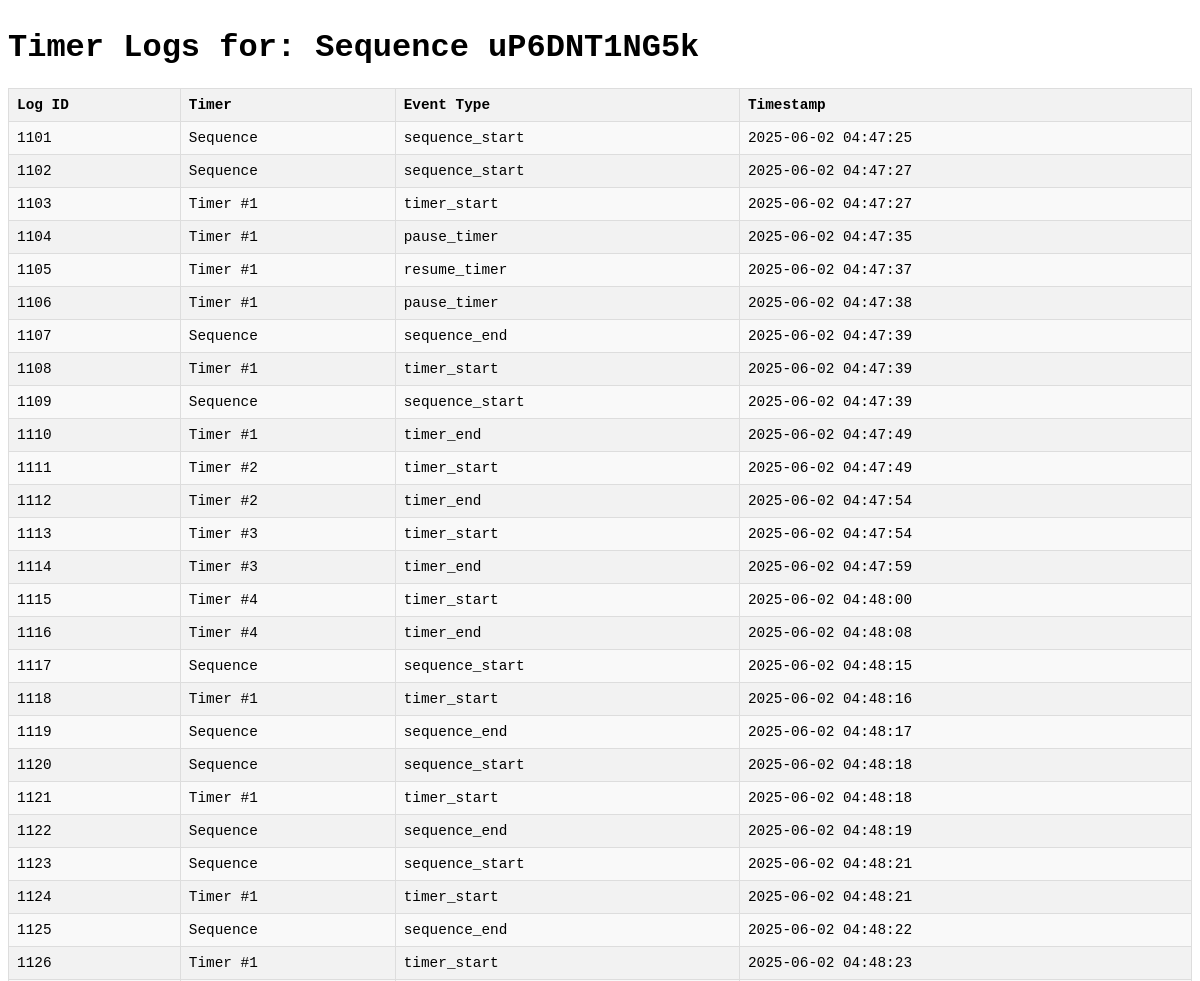
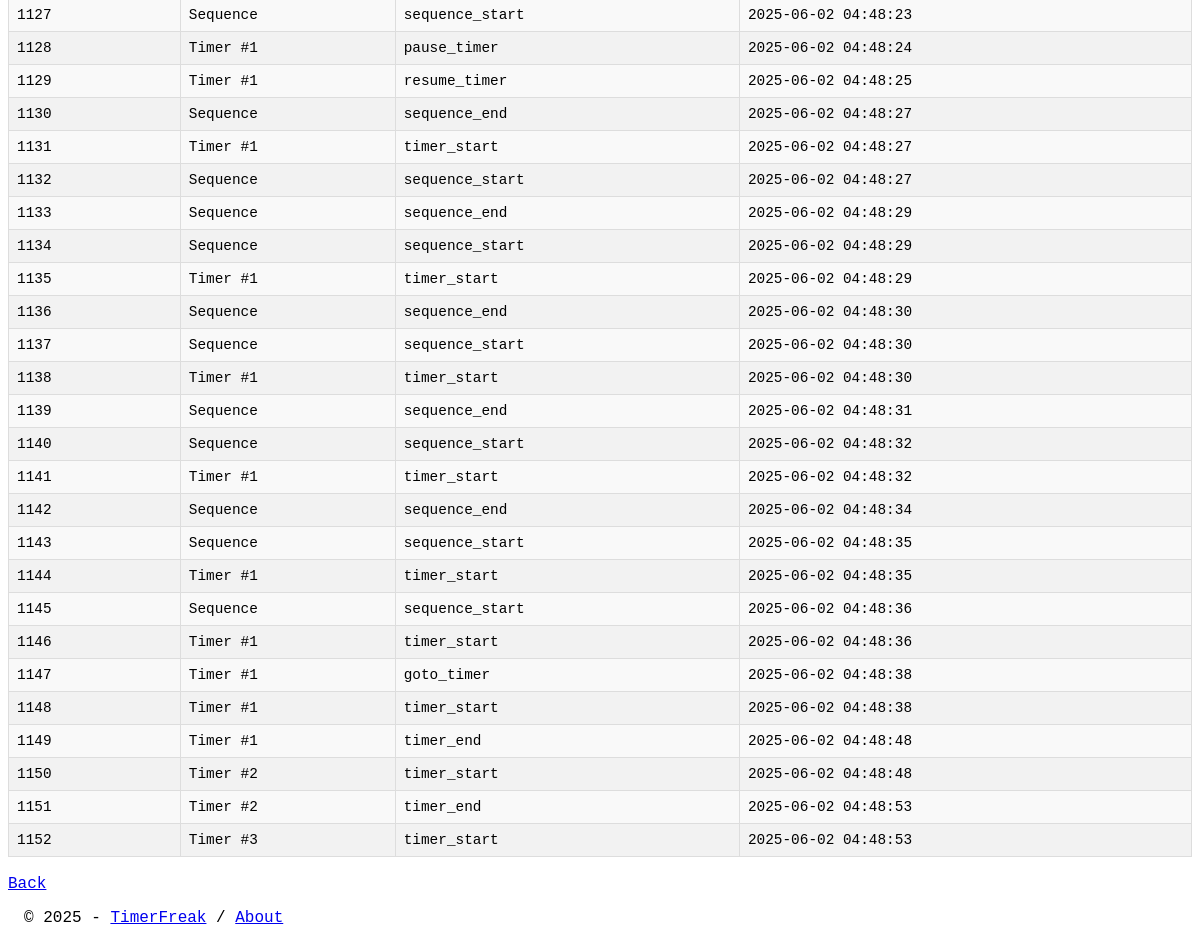
The page /logs/uP6DNT1NG5k on the database its author committed (2 pictures, top to bottom).
### app.py (models this page shows, shortened)
class CounterLog(db.Model):
    id = db.Column(Integer, primary_key=True)
    sequence_id = db.Column(String(20), ForeignKey('sequence.id'), nullable=False)
    timer_order = db.Column(Integer, nullable=True) # Renamed from timer_id to timer_order for clarity
    event_type = db.Column(String(50), nullable=False) # Increased length for more descriptive events
    timestamp = db.Column(DateTime(timezone=False), server_default=func.now())
    sequence_rel = relationship('Sequence', backref='logs')

class Timer(db.Model):
    id = db.Column(Integer, primary_key=True)
    sequence_id = db.Column(String(20), ForeignKey('sequence.id'), nullable=False)
    timer_name = db.Column(String(100))
    duration = db.Column(Integer, nullable=False)
    timer_order = db.Column(Integer, nullable=False) # 0-based index
    color = db.Column(String(7), default=DEFAULT_TIMER_COLOR)
    alarm_sound = db.Column(String(100), default=DEFAULT_ALARM_SOUND_FILENAME) # Stores filename string

### app.py (the view)
@app.route("/logs/<sequence_id>")
def show_logs(sequence_id):
    sequence = Sequence.query.get_or_404(sequence_id)
    logs_raw = db.session.query(CounterLog, Timer)\
                     .outerjoin(Timer, (CounterLog.sequence_id == Timer.sequence_id) & (CounterLog.timer_order == Timer.timer_order))\
                     .filter(CounterLog.sequence_id == sequence_id)\
                     .order_by(CounterLog.timestamp).all()
    logs_formatted = []
    for log_entry, timer_info in logs_raw:
        log_dict = {
            'id': log_entry.id,
            'sequence_id': log_entry.sequence_id,
            'timer_order': log_entry.timer_order,
            'event_type': log_entry.event_type,
            'timestamp': log_entry.timestamp,
            'timer_name': timer_info.timer_name if timer_info else None # Get timer name if available
        }
        logs_formatted.append(log_dict)
    sequence_name_display = sequence.name if sequence.name else f"Sequence {sequence_id}"
    return render_template("logs.html", logs=logs_formatted, sequence_id=sequence_id, sequence_name_for_logs=sequence_name_display)

### app.py (called while the page is built, shortened)
@app.context_processor
def inject_global_data():
    return dict(current_year=datetime.now().year)

    def __call__(self, environ, start_response):
        script_name = environ.get('HTTP_X_SCRIPT_NAME', '')
        return self.app(environ, start_response)

### templates/logs.html (shortened to what this page needs)
<!DOCTYPE html>
<html>
<head>
    <link rel="stylesheet" href="{{ url_for('static', filename='style.css') }}" />
</head>
<body>
    <h1>Timer Logs for: {{ sequence_name_for_logs }}</h1>
    <table>
        <thead>
            <tr>
                <th>Log ID</th>
                <th>Timer</th>
                <th>Event Type</th>
                <th>Timestamp</th>
            </tr>
        </thead>
        <tbody>
            {% for log in logs %}
            <tr>
                <td>{{ log.id }}</td>
                <td>
                    {% if log.timer_name %}
                    {{ log.timer_name }} (#{{ log.timer_order + 1 }})
                    {% elif log.timer_order is not none %}
                    Timer #{{ log.timer_order + 1 }}
                    {% else %}
                    Sequence
                    {% endif %}
                </td>
                <td>{{ log.event_type }}</td>
                <td>{{ log.timestamp }}</td>
            </tr>
            {% endfor %}
        </tbody>
    </table><br>
    <a href="{{ url_for('show_timer', sequence_id=sequence_id) }}">Back </a>
    {% include 'footer.html' %}
</body>
</html>

### static/style.css (style rules this page uses)
body { margin: 0; padding: 0; font-family: 'Courier New', Courier, monospace; }

### templates/logs.html (style rules this page uses)
body { padding: .5rem; }
table { width: 100%; border-collapse: collapse; margin-top: 1em; background-color: #f9f9f9; }
th, td { border: 1px solid #ddd; padding: 8px; text-align: left; font-size: 0.9em; }
th { background-color: #f2f2f2; font-weight: bold; }
tr:nth-child(even) { background-color: #f2f2f2; }

### rows shown on the page
CounterLog: id "1101", shows "Sequence", event_type "sequence_start", timestamp "2025-06-02 04:47:25"
CounterLog: id "1102", shows "Sequence", event_type "sequence_start", timestamp "2025-06-02 04:47:27"
Timer: id "1103", timer_order "1", event_type "timer_start", timestamp "2025-06-02 04:47:27", id "1104", event_type "pause_timer", timestamp "2025-06-02 04:47:35", id "1105", event_type "resume_timer", timestamp "2025-06-02 04:47:37", id "1106", timestamp "2025-06-02 04:47:38", id "1108", timestamp "2025-06-02 04:47:39", id "1110", event_type "timer_end", timestamp "2025-06-02 04:47:49", id "1118", timestamp "2025-06-02 04:48:16", id "1121", timestamp "2025-06-02 04:48:18", id "1124", timestamp "2025-06-02 04:48:21", id "1126", timestamp "2025-06-02 04:48:23", id "1128", timestamp "2025-06-02 04:48:24", id "1129", timestamp "2025-06-02 04:48:25", id "1131", timestamp "2025-06-02 04:48:27", id "1135", timestamp "2025-06-02 04:48:29", id "1138", timestamp "2025-06-02 04:48:30", id "1141", timestamp "2025-06-02 04:48:32", id "1144", timestamp "2025-06-02 04:48:35", id "1146", timestamp "2025-06-02 04:48:36", id "1147", event_type "goto_timer", timestamp "2025-06-02 04:48:38", id "1148", id "1149", timestamp "2025-06-02 04:48:48"
CounterLog: id "1107", shows "Sequence", event_type "sequence_end", timestamp "2025-06-02 04:47:39"
CounterLog: id "1109", shows "Sequence", event_type "sequence_start", timestamp "2025-06-02 04:47:39"
Timer: id "1111", timer_order "2", event_type "timer_start", timestamp "2025-06-02 04:47:49", id "1112", event_type "timer_end", timestamp "2025-06-02 04:47:54", id "1150", timestamp "2025-06-02 04:48:48", id "1151", timestamp "2025-06-02 04:48:53"
Timer: id "1113", timer_order "3", event_type "timer_start", timestamp "2025-06-02 04:47:54", id "1114", event_type "timer_end", timestamp "2025-06-02 04:47:59", id "1152", timestamp "2025-06-02 04:48:53"
Timer: id "1115", timer_order "4", event_type "timer_start", timestamp "2025-06-02 04:48:00", id "1116", event_type "timer_end", timestamp "2025-06-02 04:48:08"
CounterLog: id "1117", shows "Sequence", event_type "sequence_start", timestamp "2025-06-02 04:48:15"
CounterLog: id "1119", shows "Sequence", event_type "sequence_end", timestamp "2025-06-02 04:48:17"
CounterLog: id "1120", shows "Sequence", event_type "sequence_start", timestamp "2025-06-02 04:48:18"
CounterLog: id "1122", shows "Sequence", event_type "sequence_end", timestamp "2025-06-02 04:48:19"
CounterLog: id "1123", shows "Sequence", event_type "sequence_start", timestamp "2025-06-02 04:48:21"
CounterLog: id "1125", shows "Sequence", event_type "sequence_end", timestamp "2025-06-02 04:48:22"
CounterLog: id "1127", shows "Sequence", event_type "sequence_start", timestamp "2025-06-02 04:48:23"
CounterLog: id "1130", shows "Sequence", event_type "sequence_end", timestamp "2025-06-02 04:48:27"
CounterLog: id "1132", shows "Sequence", event_type "sequence_start", timestamp "2025-06-02 04:48:27"
CounterLog: id "1133", shows "Sequence", event_type "sequence_end", timestamp "2025-06-02 04:48:29"
CounterLog: id "1134", shows "Sequence", event_type "sequence_start", timestamp "2025-06-02 04:48:29"
CounterLog: id "1136", shows "Sequence", event_type "sequence_end", timestamp "2025-06-02 04:48:30"
CounterLog: id "1137", shows "Sequence", event_type "sequence_start", timestamp "2025-06-02 04:48:30"
CounterLog: id "1139", shows "Sequence", event_type "sequence_end", timestamp "2025-06-02 04:48:31"
CounterLog: id "1140", shows "Sequence", event_type "sequence_start", timestamp "2025-06-02 04:48:32"
CounterLog: id "1142", shows "Sequence", event_type "sequence_end", timestamp "2025-06-02 04:48:34"
CounterLog: id "1143", shows "Sequence", event_type "sequence_start", timestamp "2025-06-02 04:48:35"
CounterLog: id "1145", shows "Sequence", event_type "sequence_start", timestamp "2025-06-02 04:48:36"

### other values the page prints
{{ sequence_name_for_logs }} "Sequence uP6DNT1NG5k"
